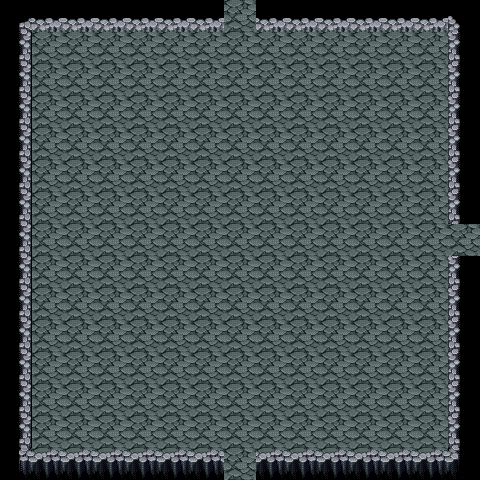

This game map was drawn from its Tiled (.tmx) file and the tilesets committed beside it. A one-line description and the trimmed map source follow:
An orthogonal 15x15 tile map with 32x32 px tiles, 2 tile layers (background, collision) and 3 objects (3x door).

<map version="1.0" orientation="orthogonal" width="15" height="15" tilewidth="32" tileheight="32">
 <tileset firstgid="1" name="dungeon_tileset" tilewidth="32" tileheight="32">
  <image source="../images/dungeon_tileset.png" width="512" height="512" />
 </tileset>
 <layer name="background" width="15" height="15">
  <data>[225 cells, 225 non-empty, 1 distinct tile ids]</data>
 </layer>
 <layer name="collision" width="15" height="15">
  <properties>
   <property name="collision" value="true" />
  </properties>
  <data>[225 cells, 53 non-empty, 8 distinct tile ids]</data>
 </layer>
 <objectgroup name="objects" width="15" height="15">
  <object name="door_S" type="door" x="224" y="448" width="32" height="32">
   <properties>
    <property name="enter_door.direction" value="S" />
   </properties>
  </object>
  <object name="door_N" type="door" x="224" y="0" width="32" height="32">
   <properties>
    <property name="enter_door.direction" value="N" />
   </properties>
  </object>
  <object name="door_E" type="door" x="448" y="224" width="32" height="32">
   <properties>
    <property name="enter_door.direction" value="E" />
   </properties>
  </object>
 </objectgroup>
</map>
